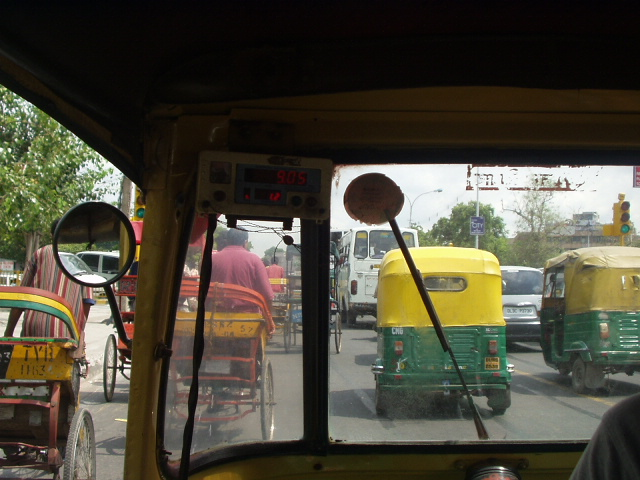
#> input picture assignment_4/data/image.jpg, 640 x 480 px, found by its file name
$ python exercise20.py
#> lines starting #> are read from the running program, lines starting #| are printed output that depends on the picture
from PIL import Image

im = Image.open('data/image.jpg') # Can be many different formats.
#> im is the input picture: PIL image 640x480 RGB; mean R, G, B 76.4, 72.4, 58.5
pix = im.load()
print(im.size)  # Get the width and hight of the image for iterating over
#| (640, 480)


def bitfield(n):
    return [int(digit) for digit in bin(n)[2:]]


for y in range(im.size[1]):
    for x in range(im.size[0]):
        v = (pix[x,y][0]%2 << 7, pix[x,y][1]%2 << 7, pix[x,y][2]%2 << 7)
        # print(v)
        pix[x,y] = v

  # Set the RGBA Value of the image (tuple)
im.save('data/image2.jpg')  # Save the modified pixels as .png
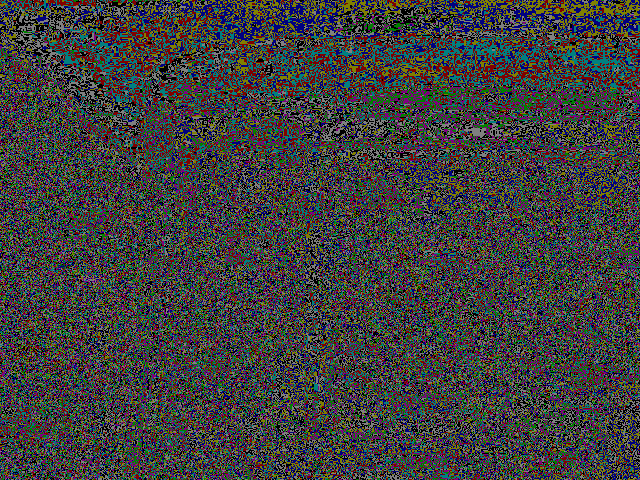
#> saved as image2.jpg: PIL image 640x480 RGB; mean R, G, B 64, 63.8, 63.8


# [8 lines of commented-out code are left out]
